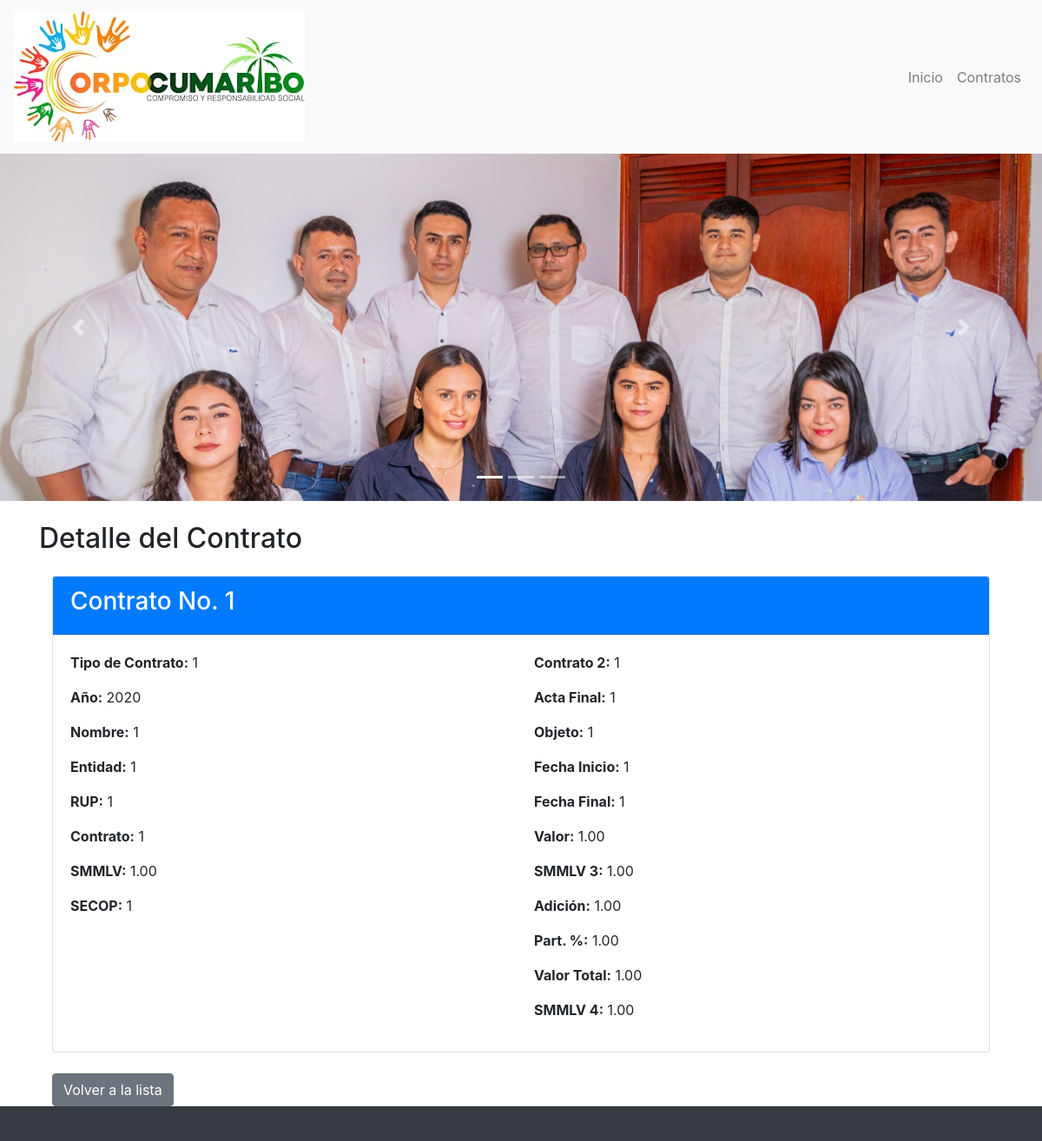
/contrato/1/, run on the app's committed database.
### contratos/models.py (models this page shows, shortened)
class Contrato(models.Model):
    ANO = models.IntegerField()
    contrato_no = models.CharField(max_length=100)
    tipo_de_contrato = models.CharField(max_length=100)
    nombre = models.CharField(max_length=255)
    entidad = models.CharField(max_length=255)
    rup = models.CharField(max_length=100, blank=True, null=True)
    contrato = models.CharField(max_length=100)
    smmlv = models.DecimalField(max_digits=10, decimal_places=2)
    secop = models.CharField(max_length=100, blank=True, null=True)
    contrato2 = models.CharField(max_length=100, blank=True, null=True)
    acta_final = models.CharField(max_length=100, blank=True, null=True)
    objeto = models.TextField()
    fecha_inicio = models.CharField(max_length=100, blank=True, null=True)
    fecha_final = models.CharField(max_length=100, blank=True, null=True)
    valor = models.DecimalField(max_digits=15, decimal_places=2)
    smmlv3 = models.DecimalField(max_digits=10, decimal_places=2, blank=True, null=True)
    adicion = models.DecimalField(max_digits=15, decimal_places=2, blank=True, null=True)
    part_porc = models.DecimalField(max_digits=5, decimal_places=2, verbose_name="Part. %")
    valor_total = models.DecimalField(max_digits=15, decimal_places=2)
    smmlv4 = models.DecimalField(max_digits=10, decimal_places=2, blank=True, null=True)
    is_visible = models.BooleanField(default=True)
    created = models.DateTimeField(auto_now_add=True)
    class Meta:
        verbose_name = "Contrato"
        verbose_name_plural = "Contratos"
        ordering = ['-ANO']

### contratos/views.py (the view)
# urls.py: path('contrato/<int:id>/', detalle_contrato, name='detalle_contrato'),
def detalle_contrato(request, id):
    contrato = get_object_or_404(Contrato, id=id)
    return render(request, 'detalle_contrato.html', {'contrato': contrato})

### templates/detalle_contrato.html (shortened to what this page needs)
{% extends 'base.html' %}
{% block content %}
<h2>Detalle del Contrato</h2>
<div class="container mt-4">
    <div class="card">
        <div class="card-header bg-primary text-white">
            <h3>Contrato No. {{ contrato.contrato_no }}</h3>
        </div>
        <div class="card-body">
            <div class="row">
                <div class="col-md-6">
                    <p><strong>Tipo de Contrato:</strong> {{ contrato.tipo_de_contrato }}</p>
                    <p><strong>Año:</strong> {{ contrato.ANO }}</p>
                    <p><strong>Nombre:</strong> {{ contrato.nombre }}</p>
                    <p><strong>Entidad:</strong> {{ contrato.entidad }}</p>
                    <p><strong>RUP:</strong> {{ contrato.rup }}</p>
                    <p><strong>Contrato:</strong> {{ contrato.contrato }}</p>
                    <p><strong>SMMLV:</strong> {{ contrato.smmlv }}</p>
                    <p><strong>SECOP:</strong> {{ contrato.secop }}</p>
                </div>
                <div class="col-md-6">
                    <p><strong>Contrato 2:</strong> {{ contrato.contrato2 }}</p>
                    <p><strong>Acta Final:</strong> {{ contrato.acta_final }}</p>
                    <p><strong>Objeto:</strong> {{ contrato.objeto }}</p>
                    <p><strong>Fecha Inicio:</strong> {{ contrato.fecha_inicio }}</p>
                    <p><strong>Fecha Final:</strong> {{ contrato.fecha_final }}</p>
                    <p><strong>Valor:</strong> {{ contrato.valor }}</p>
                    <p><strong>SMMLV 3:</strong> {{ contrato.smmlv3 }}</p>
                    <p><strong>Adición:</strong> {{ contrato.adicion }}</p>
                    <p><strong>Part. %:</strong> {{ contrato.part_porc }}</p>
                    <p><strong>Valor Total:</strong> {{ contrato.valor_total }}</p>
                    <p><strong>SMMLV 4:</strong> {{ contrato.smmlv4 }}</p>
                </div>
            </div>
        </div>
    </div>
    <div class="mt-4">
        <a href="{% url 'contratos' %}" class="btn btn-secondary">Volver a la lista</a>
    </div>
</div>
{% endblock %}

### templates/base.html (shortened to what this page needs)
<!DOCTYPE html>
{% load static %}
<html lang="en">
<head>
    <link href="https://maxcdn.bootstrapcdn.com/bootstrap/4.5.2/css/bootstrap.min.css" rel="stylesheet">
</head>
<body>
    <nav class="navbar navbar-expand-lg navbar-light bg-light">
        <a class="navbar-brand" href="#">
            <img src="{% static 'logos/logo.jpg' %}" class="d-inline-block align-top" alt="">
        </a>
        <div class="collapse navbar-collapse" id="navbarNav">
            <ul class="navbar-nav ml-auto">
                <li class="nav-item">
                    <a class="nav-link" href="{% url 'index' %}" >Inicio</a>
                </li>
                <li class="nav-item">
                    <a class="nav-link" href="{% url 'contratos' %}" >Contratos</a>
                </li>
            </ul>
        </div>
    </nav>
    <div id="carouselExampleIndicators" class="carousel slide" data-ride="carousel">
        <ol class="carousel-indicators">
            <li data-target="#carouselExampleIndicators" data-slide-to="0" class="active"></li>
            <li data-target="#carouselExampleIndicators" data-slide-to="1"></li>
            <li data-target="#carouselExampleIndicators" data-slide-to="2"></li>
        </ol>
        <div class="carousel-inner">
            <div class="carousel-item active">
                <img src="{% static '112.jpg' %}"  class="d-block w-100" alt="Slide 1">
            </div>
        </div>
        <a class="carousel-control-prev" href="#carouselExampleIndicators" role="button" data-slide="prev">
            <span class="carousel-control-prev-icon" aria-hidden="true"></span>
        </a>
        <a class="carousel-control-next" href="#carouselExampleIndicators" role="button" data-slide="next">
            <span class="carousel-control-next-icon" aria-hidden="true"></span>
        </a>
    </div>
    <div class="container mt-4 content">
        {% block content %}{% endblock %}
    </div>
    <footer class="footer">

### templates/base.html (style rules this page uses)
html, body { height: 100%; }
body { display: flex; flex-direction: column; }
.content { flex: 1; }
.carousel-inner { height: 50vh; overflow: hidden; }
.carousel-item img { object-fit: cover; height: 50vh; }
.footer { background: #343a40; color: white; padding: 20px 0; text-align: center; }

### data on the page
Contrato: contrato_no "1", tipo_de_contrato "1", ANO "2020", nombre "1", entidad "1", rup "1", contrato "1", smmlv "1.00", secop "1", contrato2 "1", acta_final "1", objeto "1", fecha_inicio "1", fecha_final "1", valor "1.00", smmlv3 "1.00", adicion "1.00", part_porc "1.00", valor_total "1.00", smmlv4 "1.00"
